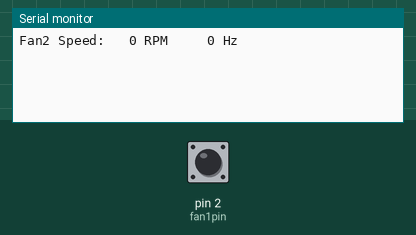
This sketch was run on a simulated Arduino Uno, built with avr-gcc and run on an emulated ATmega328P. Parts: the last lines printed to the serial monitor. The test bench sets the inputs (shaded band); at power-on: pin 2 (fan1pin) HIGH.

Above: at 1.2 s.
1.3 s: pin 2 (fan1pin) pulled LOW for 0.15 s
At 2.8 s:
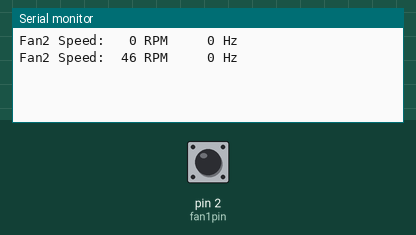
3.5 s: pin 2 (fan1pin) pulled LOW for 1 s
At 4.8 s:
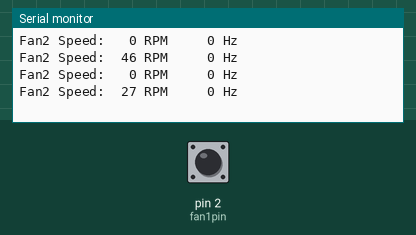
6.0 s: pin 2 (fan1pin) pulled LOW for 0.15 s
At 6.6 s:
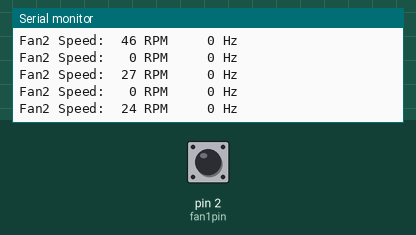
7.6 s: pin 2 (fan1pin) pulsed LOW 2 times (0.12 s each, 0.3 s apart)
At 8.8 s:
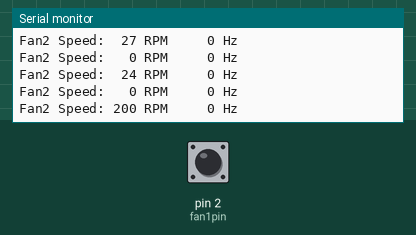

The sketch:

twoFlowSensors.ino
```cpp
// CLASS DEFINITION

class FanSpeed {

  public:
    void
      setup(uint8_t irq_pin, void (*ISR_callback)(void), int value),
      handleInterrupt(void);
    double
      getSpeed(),
      getHertz();

  private:
    double
      _timeConstant = 60000000.0;
    uint32_t
      _lastMicros = 0UL,
      _interval = 60000000UL;
    void(*ISR_callback)();
};

void FanSpeed::setup(uint8_t irq_pin, void (*ISR_callback)(void), int value)
{
  attachInterrupt(digitalPinToInterrupt(irq_pin), ISR_callback, value);
}

inline void FanSpeed::handleInterrupt(void)
{
  uint32_t nowMicros = micros();
  _interval = nowMicros - _lastMicros;
  _lastMicros = nowMicros;
}

double FanSpeed::getSpeed()
{
  if (micros() - _lastMicros < 1000000UL) // has rotated in the last second
  {
    return _timeConstant / _interval;
  }
  else
  {
    return 0;
  }
}

double FanSpeed::getHertz()
{
  if (micros() - _lastMicros < 1000000UL) // has rotated in the last second
  {
    return getSpeed() * 60.0;
  }
  else
  {
    return 0;
  }
}

// PROGRAM START

FanSpeed* fan1;
uint8_t fan1pin = 2;

FanSpeed* fan2;
uint8_t fan2pin = 3;

void setup()
{
  Serial.begin(9600);
  pinMode(fan1pin, INPUT_PULLUP);
  fan1 = new FanSpeed();
  fan1->setup(fan1pin, []{fan1->handleInterrupt();}, FALLING);
  fan2 = new FanSpeed();
  fan2->setup(fan1pin, []{fan2->handleInterrupt();}, FALLING);
}

void loop()
{
  static uint32_t lastMillis = 0;
  if (millis() - lastMillis > 1000UL)
  {
    char message[64] = "";
    sprintf(message, "Fan1 Speed:%4d RPM\t%4d Hz", uint32_t(floor(fan1->getSpeed() + 0.5)), uint32_t(floor(fan1->getHertz() + 0.5)));
    sprintf(message, "Fan2 Speed:%4d RPM\t%4d Hz", uint32_t(floor(fan2->getSpeed() + 0.5)), uint32_t(floor(fan2->getHertz() + 0.5)));
    Serial.println(message);
    lastMillis = millis();
  }
}
```

Measured:
- after the input at 1.3 s, the serial monitor: prints a new line after 0.70 s (image 1)
- after the input at 3.5 s, the serial monitor: prints a new line after 0.51 s (image 2)
- after the input at 6.0 s, the serial monitor: prints a new line at once (image 3)
- after the input at 7.6 s, the serial monitor: prints a new line after 0.41 s (image 4)
